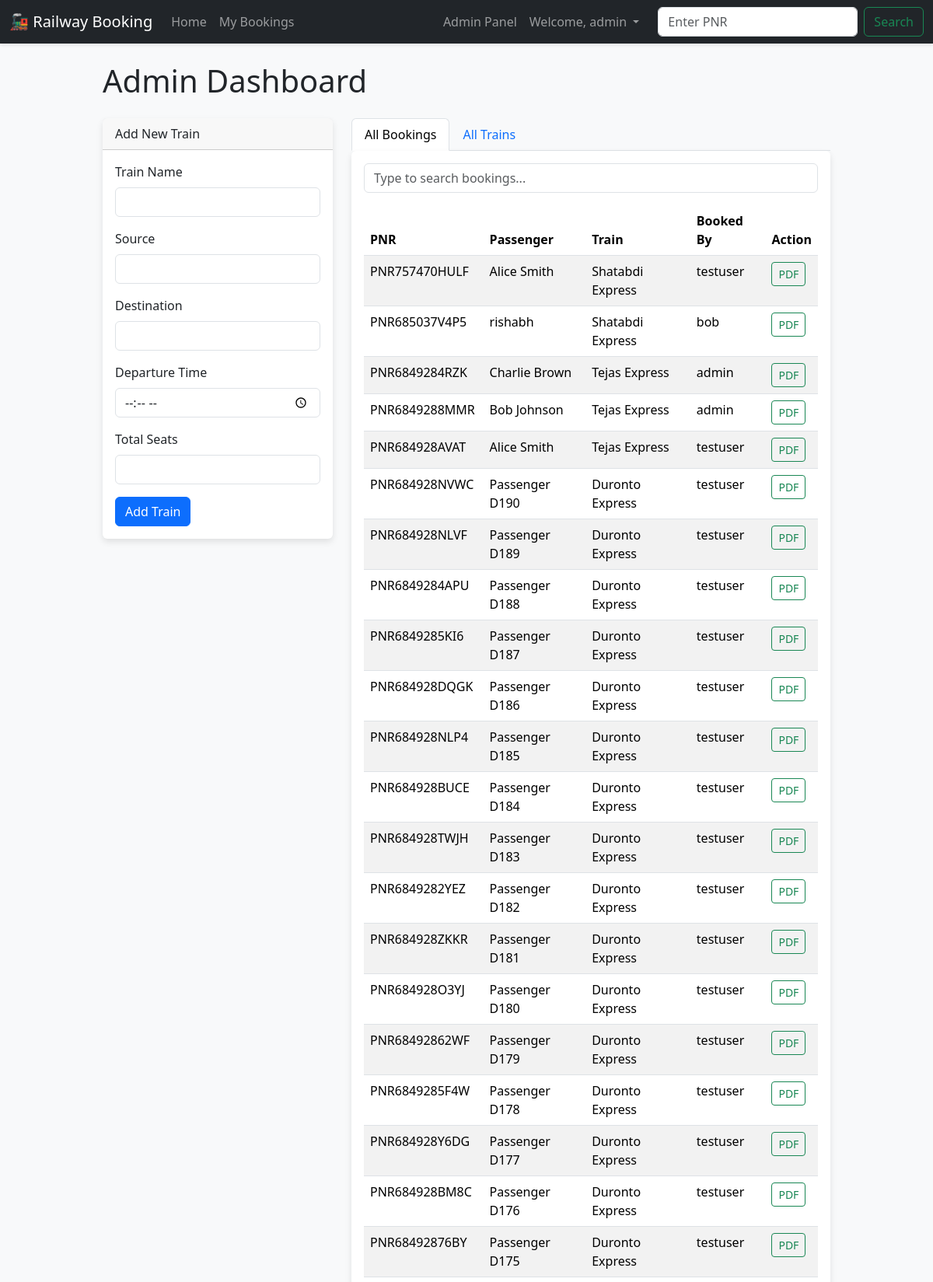
The app's page /admin/dashboard (signed in, upper part) with its own data.
### app.py (models this page shows, shortened)
class Booking(db.Model):
    id = db.Column(db.Integer, primary_key=True)
    pnr_number = db.Column(db.String(20), unique=True, nullable=False)
    train_id = db.Column(db.Integer, db.ForeignKey('train.id'), nullable=False)
    user_id = db.Column(db.Integer, db.ForeignKey('user.id'), nullable=False)
    passenger_name = db.Column(db.String(100), nullable=False)
    passenger_age = db.Column(db.Integer, nullable=False)
    seat_class = db.Column(db.String(50), nullable=False, default='Sleeper')
    berth_preference = db.Column(db.String(50), nullable=True)
    status = db.Column(db.String(20), default='Confirmed')
    seat_number = db.Column(db.String(20), nullable=True)
    fare = db.Column(db.Float, nullable=False, default=0.0)

class Train(db.Model):
    id = db.Column(db.Integer, primary_key=True)
    train_name = db.Column(db.String(100), nullable=False)
    source = db.Column(db.String(100), nullable=False)
    destination = db.Column(db.String(100), nullable=False)
    departure_time = db.Column(db.String(10), nullable=False) # e.g., '06:15'
    total_seats = db.Column(db.Integer, nullable=False)
    bookings = db.relationship('Booking', backref='train', lazy=True)

class User(db.Model):
    id = db.Column(db.Integer, primary_key=True)
    username = db.Column(db.String(80), unique=True, nullable=False)
    password_hash = db.Column(db.String(256), nullable=False)
    role = db.Column(db.String(20), nullable=False, default='user') # Roles: 'user' or 'admin'
    email = db.Column(db.String(100), nullable=True)
    phone_number = db.Column(db.String(20), nullable=True)
    profile_picture = db.Column(db.String(255), nullable=True)
    bookings = db.relationship('Booking', backref='user', lazy=True)
    saved_passengers = db.relationship('Passenger', backref='user', lazy=True, cascade="all, delete-orphan")

### app.py (the view)
@app.route('/admin/dashboard')
def admin_dashboard():
    if not session.get('is_admin'):
        flash('You must be an admin to access this page.', 'danger')
        return redirect(url_for('login'))
    all_bookings = Booking.query.order_by(Booking.id.desc()).all()
    all_trains = Train.query.order_by(Train.train_name).all()
    return render_template('admin_dashboard.html', bookings=all_bookings, trains=all_trains)

### templates/admin_dashboard.html (shortened to what this page needs)
{% extends 'base.html' %}
{% block content %}
<h1 class="display-6 mb-4">Admin Dashboard</h1>
<div class="row">
  <div class="col-md-4">
    <div class="card">
      <div class="card-header">Add New Train</div>
      <div class="card-body">
        <form action="{{ url_for('add_train') }}" method="post">
          <div class="mb-3"><label for="train_name" class="form-label">Train Name</label><input type="text" class="form-control" id="train_name" name="train_name" required></div>
          <div class="mb-3"><label for="source" class="form-label">Source</label><input type="text" class="form-control" id="source" name="source" required></div>
          <div class="mb-3"><label for="destination" class="form-label">Destination</label><input type="text" class="form-control" id="destination" name="destination" required></div>
          <div class="mb-3"><label for="departure_time" class="form-label">Departure Time</label><input type="time" class="form-control" id="departure_time" name="departure_time" required></div>
          <div class="mb-3"><label for="total_seats" class="form-label">Total Seats</label><input type="number" class="form-control" id="total_seats" name="total_seats" min="0" required></div>
          <button type="submit" class="btn btn-primary">Add Train</button>
        </form>
      </div>
    </div>
  </div>
  <div class="col-md-8">
    <ul class="nav nav-tabs" id="adminTab" role="tablist">
      <li class="nav-item" role="presentation">
        <button class="nav-link active" id="bookings-tab" data-bs-toggle="tab" data-bs-target="#bookings" type="button" role="tab">All Bookings</button>
      </li>
      <li class="nav-item" role="presentation">
        <button class="nav-link" id="trains-tab" data-bs-toggle="tab" data-bs-target="#trains" type="button" role="tab">All Trains</button>
      </li>
    </ul>
    <div class="tab-content" id="adminTabContent">
      <div class="tab-pane fade show active" id="bookings" role="tabpanel">
        <div class="card">
          <div class="card-body">
            <input type="text" id="bookingSearch" class="form-control mb-3" placeholder="Type to search bookings...">
            <div class="table-responsive">
              <table class="table table-striped table-hover">
                <thead>
                  <tr>
                    <th>PNR</th>
                    <th>Passenger</th>
                    <th>Train</th>
                    <th>Booked By</th>
                    <th>Action</th>
                  </tr>
                </thead>
                <tbody id="bookingsTable">
                  {% for booking in bookings %}
                  <tr>
                    <td>{{ booking.pnr_number }}</td>
                    <td>{{ booking.passenger_name }}</td>
                    <td>{{ booking.train.train_name }}</td>
                    <td>{{ booking.user.username }}</td>
                    <td>
                      <a href="{{ url_for('download_ticket', pnr=booking.pnr_number) }}" class="btn btn-sm btn-outline-success">PDF</a>
                    </td>
                  </tr>
                  {% endfor %}
                </tbody>
              </table>
            </div>
          </div>
        </div>
      </div>
    </div>
  </div>
</div>
{% endblock %}

### static/css/style.css (style rules this page uses)
body { background-color: #f8f9fa; }
.card { border: none; box-shadow: 0 4px 8px rgba(0,0,0,.1); }

### records on screen
Booking: pnr_number "PNR757470HULF", passenger_name "Alice Smith", train.train_name "Shatabdi Express", user.username "testuser"
Booking: pnr_number "PNR685037V4P5", passenger_name "rishabh", train.train_name "Shatabdi Express", user.username "bob"
Booking: pnr_number "PNR6849284RZK", passenger_name "Charlie Brown", train.train_name "Tejas Express", user.username "admin"
Booking: pnr_number "PNR6849288MMR", passenger_name "Bob Johnson", train.train_name "Tejas Express", user.username "admin"
Booking: pnr_number "PNR684928AVAT", passenger_name "Alice Smith", train.train_name "Tejas Express", user.username "testuser"
Booking: pnr_number "PNR684928NVWC", passenger_name "Passenger D190", train.train_name "Duronto Express", user.username "testuser"
Booking: pnr_number "PNR684928NLVF", passenger_name "Passenger D189", train.train_name "Duronto Express", user.username "testuser"
Booking: pnr_number "PNR6849284APU", passenger_name "Passenger D188", train.train_name "Duronto Express", user.username "testuser"
Booking: pnr_number "PNR6849285KI6", passenger_name "Passenger D187", train.train_name "Duronto Express", user.username "testuser"
Booking: pnr_number "PNR684928DQGK", passenger_name "Passenger D186", train.train_name "Duronto Express", user.username "testuser"
Booking: pnr_number "PNR684928NLP4", passenger_name "Passenger D185", train.train_name "Duronto Express", user.username "testuser"
Booking: pnr_number "PNR684928BUCE", passenger_name "Passenger D184", train.train_name "Duronto Express", user.username "testuser"
Booking: pnr_number "PNR684928TWJH", passenger_name "Passenger D183", train.train_name "Duronto Express", user.username "testuser"
Booking: pnr_number "PNR6849282YEZ", passenger_name "Passenger D182", train.train_name "Duronto Express", user.username "testuser"
Booking: pnr_number "PNR684928ZKKR", passenger_name "Passenger D181", train.train_name "Duronto Express", user.username "testuser"
Booking: pnr_number "PNR684928O3YJ", passenger_name "Passenger D180", train.train_name "Duronto Express", user.username "testuser"
Booking: pnr_number "PNR68492862WF", passenger_name "Passenger D179", train.train_name "Duronto Express", user.username "testuser"
Booking: pnr_number "PNR6849285F4W", passenger_name "Passenger D178", train.train_name "Duronto Express", user.username "testuser"
Booking: pnr_number "PNR684928Y6DG", passenger_name "Passenger D177", train.train_name "Duronto Express", user.username "testuser"
Booking: pnr_number "PNR684928BM8C", passenger_name "Passenger D176", train.train_name "Duronto Express", user.username "testuser"
Booking: pnr_number "PNR68492876BY", passenger_name "Passenger D175", train.train_name "Duronto Express", user.username "testuser"

### other values on screen
{{ session.username }} "admin"
